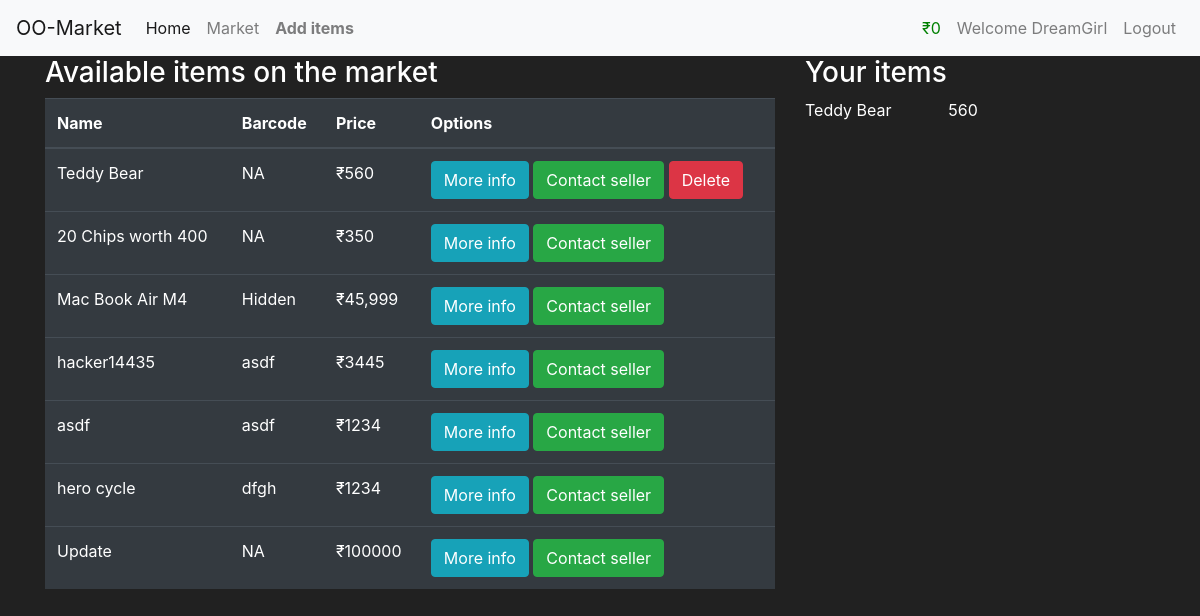
/market (signed in), run on the app's committed database.
### tables this page shows
CREATE TABLE items(
    id INTEGER primary key autoincrement,
    name varchar(100) not null,
    barcode varchar(12) not null,
    price int not null,
    description varchar(1000) not null,
    owner_id integer ,
    foreign key (owner_id) references "user_old"(id)
    );

### app.py (the view)
@app.route("/market")
def market():
    if "user" in session:
        db=get_conn()
        cursor=db.cursor()
        cursor.execute("select * from items order by id desc")
        data=cursor.fetchall()
        db.close()
        return render_template("market.html",objects=data)
    else:
        flash(f"Please login first {random.randint(0,9)}","error")
        return redirect(url_for("login"))

### app.py (called while the page is built)
def get_conn():
    conn=sqlite3.connect("database.db")
    conn.row_factory=sqlite3.Row
    return conn

### templates/market.html (shortened to what this page needs)
{%extends "parent.html"%}
{%block content%}
<div class="container">
  <div class="row">
    <div class="col-8">
      <h3>
        Available items on the market
      </h3>
      <table class="table table-hover table-dark">
        <thead>
          <tr>
            <th scope="col">Name</th>
            <th scope="col">Barcode</th>
            <th scope="col">Price</th>
            <th> Options</th>
          </tr>
        </thead>
        <tbody>
          {%for item in objects%}
          <tr>
            <td>{{item["name"]}}</td>
            <td>{{item["barcode"]}}</td>
            <td>₹{{item["price"]}}</td>
            <td>
              <button class="btn btn-outline btn-info" data-toggle="modal" data-target="#modal-{{item['id']}}">More
                info</button>
              <form action="/reduce/50/{{item['owner_id']}}" method="POST" style="display:inline">
                <button class=" btn btn-outline btn-success" style="display: inline;"
                  onclick="return confirm('This will take 500 credits from your account!!');">
                   Contact seller
                   </button>
              </form>
              {%if session['id']==item['owner_id']%}
              <form method="POST" action="/delete/{{item['id']}}" style="display:inline;">
                <button type="submit" class="btn btn-danger"
                  onclick="return confirm('Are you sure you want to delete this item?');">Delete</button>
              </form>
              {%endif%}
            </td>
          </tr>
          {%endfor%}
        </tbody>
      </table>
    </div>
    <div class="col-4">
      <h3> Your items</h3>
          {%for item in objects%}
            {% if item['owner_id']==session['id']%}
              <div class ="row">
              <div class="col-5">
              {{item['name']}}
            </div>
              {{item['price']}}
            </div>
            <br>
              {%endif%}
          {%endfor%}
    </div>
  </div>
</div>
{%endblock%}

### templates/parent.html (shortened to what this page needs)
<!doctype html>
<html lang="en">
  <head>
    <link rel="stylesheet" href="https://cdn.jsdelivr.net/npm/bootstrap@4.4.1/dist/css/bootstrap.min.css">
  </head>
  <body>
    <nav class="navbar navbar-expand-lg navbar-light bg-light">
        <a class="navbar-brand" href="#">OO-Market</a>
        <div class="collapse navbar-collapse" id="navbarNav">
          <ul class="navbar-nav">
            <li class="nav-item active">
              <a class="nav-link" href="{{url_for('main')}}">Home <span class="sr-only">(current)</span></a>
            </li>
            <li class="nav-item">
              <a class="nav-link" href="{{url_for('market')}}">Market</a>
            </li>
            {%if 'user' in session %}
            <li class="nav-item">
                <a class="nav-link username" href="/add"  ><strong> Add items</strong> </a>
              </li>
            {%endif %}
            </ul>
            <ul class="navbar-nav ml-auto">
            {%if 'user' in session %}
            <li class="nav-item" >
              <a class="nav-link" style="color:green">₹{{session["budget"]}}</a>
            </li>
            <li class="nav-item">
                <a class="nav-link username"  >Welcome {{session["user"]}}</a>
              </li>
            {%endif %}
            {%if 'user' in session %}
            <li class="nav-item">
              <a class="nav-link logout-link" href="{{url_for('logout')}}">Logout</a>
            </li>
            {%endif %}
          </ul>
        </div>
      </nav>
      {%block content%}
      {%endblock%}
  </body>
</html>

### templates/parent.html (style rules this page uses)
body { background-color: #212121; color:white }

### data on the page
items: name "Teddy Bear", barcode "NA", price "560"
items: name "20 Chips worth 400", barcode "NA", price "350"
items: name "Mac Book Air M4", barcode "Hidden", price "45,999"
items: name "hacker14435", barcode "asdf", price "3445"
items: name "asdf", barcode "asdf", price "1234"
items: name "hero cycle", barcode "dfgh", price "1234"
items: name "Update", barcode "NA", price "100000"

### other printed values
{{ session["budget"] }} "0"
{{ session["user"] }} "DreamGirl"
